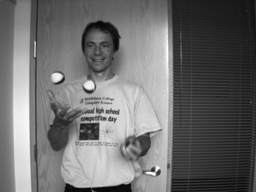
#> input picture Codes/Digital_Video/other-data-gray/Beanbags/frame10.png, 256 x 192 px, shrunk from 640 x 480 before the run
$ jupyter execute Block_Matching_basic.ipynb
#> lines starting #> are read from the running program, lines starting #| are printed output that depends on the picture; after the words box and inside, x2 and y2 are one past the last pixel; in counts of white or black regions, pixels touching at a corner belong together; long printed decimals are rounded
[cell 1]
from abc import ABC, abstractmethod
import itertools
import os
import cv2
import numpy as np
import matplotlib.pyplot as plt
from sklearn import metrics
import time

# 1. Block Motion Estimation

- Full Search Block Motion Estimation agorithm for motion estimation betweeen two consecutive frames. Block size is 16x16, search range is 48x48.
- Test accuracy on middlebury flow dataset

[cell 2]
class BlockMatching(ABC):
    @abstractmethod
    def brute_estimate_motion(self):
        pass

class BME(BlockMatching):
    def __init__(self, block_size, search_range, input_frame, target_frame) -> None:
        """
        :paras
                block_size(int): size of the block
                search_range(int): search range for the block
                input_frame(numpy array): input frame
                target_frame(numpy array): target frame
        """
        self.block_size = block_size
        self.search_range = search_range
        self.input_frame = input_frame
        self.target_frame = target_frame
        self.blocks = None
        self.mv = None
        self.amplitude = None

    #Full Search Algorithm
    def brute_estimate_motion(self):
        """
        :return
                frame(numpy array): frame with motion vectors
        """
        shape = self.input_frame.shape
        #get the blocks' coordinates in the frame
        self.get_blocks()
        #initialize the motion vector and amplitude
        self.mv = [(0,0)]*(len(self.blocks))
        self.amplitude = np.zeros(len(self.blocks))

        """
        run the block matching algorithm/searching
        """
        #searching the block in whole target frame
        for count,block in enumerate(self.blocks):
            #getting the actual block from coordinates
            block_i = self.input_frame[block[0]:block[0]+self.block_size, block[1]:block[1]+self.block_size]

            #define the frame difference
            frame_difference_min = 1000000

            for i in range(-self.search_range, self.search_range+1):
                for j in range(-self.search_range, self.search_range+1):

                    #check if the block is in the frame
                    if not (block[0]+i >= 0 and block[0]+i+self.block_size <= shape[0] and block[1]+j >= 0 and block[1]+j+self.block_size <= shape[1]):
                        continue

                    #new coordinates
                    x = block[0]+i
                    y = block[1]+j

                    #corresponding block in the target frame
                    target_block = self.target_frame[x:x+self.block_size, y:y+self.block_size]

                    #skip if the block is not of same size
                    if target_block.shape != block_i.shape:
                        continue

                    #calculate the frame difference
                    frame_difference = np.sum((block_i - target_block)**2) #MSE
                    if frame_difference < frame_difference_min:
                        #direction
                        self.mv[count] = (i,j)
                        #amplitude
                        self.amplitude[count] = np.sqrt(i**2 + j**2)
                        frame_difference_min = frame_difference

        #save and plot the motion vectors
        return self.get_frame(), self.draw_motionvectors()

    def logarithmic_search(self):
        """
        :return
                frame(numpy array): frame with motion vectors
        """

        shape = self.input_frame.shape
        #get the blocks' coordinates in the frame
        self.get_blocks()
        #initialize the motion vector and amplitude
        self.mv = [(0,0)]*(len(self.blocks))
        self.amplitude = np.zeros(len(self.blocks))

        """
        run the logarithmic block matching algorithm
        """
        #searching the block in whole target fram
        for count,block in enumerate(self.blocks):
            #getting the actual block from coordinates
            block_i = self.input_frame[block[0]:block[0]+self.block_size, block[1]:block[1]+self.block_size]
            #center of the block
            center_coords= (block[0]+self.block_size//2,block[1]+self.block_size//2)

            #initial search locations
            arm_length = np.ceil((self.search_range//2 )/2)
            five_searchlocations = [(center_coords[0],center_coords[1]),
                                    (center_coords[0]+arm_length, center_coords[1]),
                                    (center_coords[0], center_coords[1]+arm_length),
                                    (center_coords[0]-arm_length, center_coords[1]),
                                    (center_coords[0], center_coords[1]-arm_length)
                                    ]

            track_coords_loss = {}
            #define the frame difference
            frame_difference_min = 1000000

            #iteratively search for the block with minimum frame difference
            while True:
                frame_difference_temp = [100000]*5
                count_temp = 0
                #check if the block is in the frame
                for i,j in five_searchlocations:
                    i, j = int(i), int(j)
                    count_temp += 1

                    #if coordinate already checked and block size constraint - then skip
                    if (i,j) in track_coords_loss.keys():
                        frame_difference_temp[count_temp-1] = track_coords_loss[(i,j)]
                        continue
                    if not (i >= self.block_size//2 and i+self.block_size//2 <= shape[0] and j >= self.block_size//2  and j+self.block_size//2 <= shape[1]):
                        continue

                    #corresponding block in the target frame
                    target_block = self.target_frame[i-self.block_size//2:i+self.block_size//2, j-self.block_size//2:j+self.block_size//2]

                    #calculate the frame difference
                    frame_difference = np.sum((block_i - target_block)**2) #MSE
                    frame_difference_temp[count_temp-1] = frame_difference
                    #update track_coords_loss
                    track_coords_loss[(i,j)] = frame_difference

                if count_temp == 5:
                    frame_difference_min = np.min(frame_difference_temp)
                    #select the minimum frame difference location
                    min_index = np.argmin(frame_difference_temp)
                    #break if no update in min loss location
                    if frame_difference_min == frame_difference_temp[min_index] and min_index == 0:
                        break
                    #update the center coordinate
                    new_center_coords = five_searchlocations[min_index]
                    #update the arm length
                    arm_length = np.ceil(arm_length/2)
                    #print("arm length", arm_length)
                    if arm_length == 0:
                        print("arm length is zero")
                        break
                    #update the five search locations
                    five_searchlocations = [(new_center_coords[0],new_center_coords[1]),
                                            (new_center_coords[0]+arm_length, new_center_coords[1]),
                                            (new_center_coords[0], new_center_coords[1]+arm_length),
                                            (new_center_coords[0]-arm_length, new_center_coords[1]),
                                            (new_center_coords[0], new_center_coords[1]-arm_length)
                                            ]

            #get the location of minimum frame difference location
            min_index = np.argmin(frame_difference_temp)
            #direction
            self.mv[count] = (int(five_searchlocations[min_index][0]-center_coords[0]),int(five_searchlocations[min_index][1]-center_coords[1]))
            #amplitude
            self.amplitude[count] = np.sqrt((five_searchlocations[min_index][0]-center_coords[0])**2 + (five_searchlocations[min_index][1]-center_coords[1])**2)

        #save and plot the motion vectors
        return self.get_frame(), self.draw_motionvectors()

    #helper function for getting blocks' coordinates in a frame
    def get_blocks(self):
        """
        :return
                blocks(list): list of blocks' coordinates in the frame; top left corner of the block.
        """
        self.blocks = []
        for i in range(0, self.input_frame.shape[0], self.block_size):
            for j in range(0, self.input_frame.shape[1], self.block_size):
                self.blocks.append((i, j))

    #helper function for getting predicted frame from blocks
    def get_frame(self):
        """
        :return
                frame(np.array): predicted frame
        """

        frame = self.input_frame.copy()
        for i, block in enumerate(self.blocks):
            x = block[0]
            y = block[1]

            #original block
            block_ = self.input_frame[x:x+self.block_size, y:y+self.block_size]
            #motion vector
            mv = self.mv[i]
            #new coordinates
            x = x + mv[0]
            y = y + mv[1]

            #new lcoation of block in new frame
            frame[x:x+self.block_size, y:y+self.block_size] = block_

        return frame

    def draw_motionvectors(self):
        """
        :return
                frame(np.array): frame with motion vectors drawn on it
        """
        #draw the motion vectors on the frame
        frame = np.zeros(self.input_frame.shape ,dtype=np.uint8)
        for i, block in enumerate(self.blocks):
            #use center of the block as the starting point of the motion vector
            x = block[0] + self.block_size//2
            y = block[1] + self.block_size//2

            #motion vector
            mv = self.mv[i]

            #draw the motion vectors
            cv2.arrowedLine(frame, (y, x), (y+mv[1], x+mv[0]), (255, 255, 255), 1)

        return frame

#### 1.1 Full Search Block Motion Estimation

[cell 3]
#load the frames
input_frame = cv2.imread('other-data-gray/Beanbags/frame10.png', 0)
#> input_frame is the input picture: shape (192, 256); min 2, max 255, mean 109.1
target_frame = cv2.imread('other-data-gray/Beanbags/frame11.png', 0)
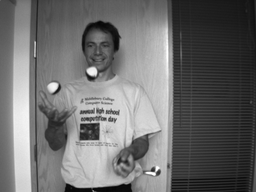
#> input picture Codes/Digital_Video/other-data-gray/Beanbags/frame11.png, 256 x 192 px, shrunk from 640 x 480 before the run
#> target_frame is the input picture: shape (192, 256); min 0, max 255, mean 108.5

#set the parameters
block_size = 16
search_range = 48

#run the block matching algorithm
bme = BME(block_size, search_range, input_frame, target_frame)
time_start = time.time()
predicted_frame, motion_vectors = bme.brute_estimate_motion()
#> after the loop in brute_estimate_motion, `for count,block in enumerate(self.blocks):`: self.amplitude = 192 values, max 51.48 at index 102, min 0 at index 0, mean 2.62; self.mv = 192 pairs, first value -32 to 47, second value -30 to 46
#> the loop in get_frame, `for i, block in enumerate(self.blocks):` made 192 passes
#> (mv, x, y) on passes 2 to 4: ((0, 0), 0, 16), ((0, 0), 0, 32), ((0, 0), 0, 48)
#> after the loop in get_frame, `for i, block in enumerate(self.blocks):`:
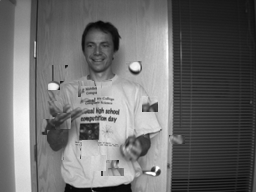
#> frame: shape (192, 256); 16.8% of pixels changed, all inside (x1, y1, x2, y2) = (0, 0, 223, 176)
#> in draw_motionvectors, `frame = np.zeros(self.input_frame.shape ,dtype=np.uint8)`: frame: shape (192, 256); every value is 0
#> the loop in draw_motionvectors, `for i, block in enumerate(self.blocks):` made 192 passes
#> mv on passes 1 to 3: (0, 0), (0, 0), (0, 0)
#> after the loop in draw_motionvectors, `for i, block in enumerate(self.blocks):`:
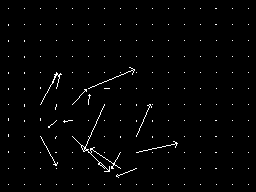
#> frame: shape (192, 256); 1.5% white in thin lines or dots, all inside (x1, y1, x2, y2) = (8, 8, 249, 185)
time_end = time.time()
print("time cost", time_end-time_start)

#plot the results
plt.figure(figsize=(15,15))
plt.subplot(1,3,1)
plt.imshow(input_frame, cmap='gray')
plt.title('Input Frame')
plt.subplot(1,3,2)
plt.imshow(predicted_frame, cmap='gray')
plt.title('Predicted Frame')
plt.subplot(1,3,3)
plt.imshow(motion_vectors, cmap='gray')
plt.title('Motion Vectors')
plt.show()
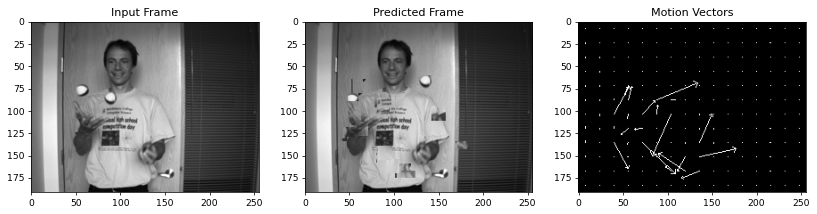
#> figure drawn by matplotlib, 3 panels

#accuracy based on ground truth frame
ground_truth = cv2.imread('./other-gt-interp-gray/Beanbags/frame10i11.png', 0)
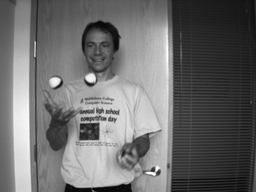
#> input picture Codes/Digital_Video/other-gt-interp-gray/Beanbags/frame10i11.png, 256 x 192 px, shrunk from 640 x 480 before the run
#> ground_truth is the input picture: shape (192, 256); min 0, max 255, mean 108.5
print("accuracy", metrics.accuracy_score(ground_truth.flatten(), input_frame.flatten()))
#| accuracy 0.2899

## 2. Logarithmic search. Follow same parametere as above.

For the given image pair with resolution of (480, 640), time taken by full search algorithm is 37.112 seconds and logarithmic search algorithm is 0.0446 seconds.

[cell 4]
#load the frames
input_frame = cv2.imread('other-data-gray/Beanbags/frame10.png', 0)
target_frame = cv2.imread('other-data-gray/Beanbags/frame11.png', 0)
#input_frame = cv2.imread('frame10.png', 0)
#target_frame = cv2.imread('frame11.png', 0)

#set the parameters
block_size = 16
search_range = 48

#run the block matching algorithm
bme = BME(block_size, search_range, input_frame, target_frame)
time_start = time.time()
predicted_frame, motion_vectors = bme.logarithmic_search()
#> after the loop in get_frame (call 2), `for i, block in enumerate(self.blocks):`:
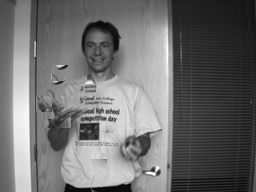
#> frame: shape (192, 256); 3.51% of pixels changed, all inside (x1, y1, x2, y2) = (36, 65, 107, 175)
#> after the loop in draw_motionvectors (call 2), `for i, block in enumerate(self.blocks):`:
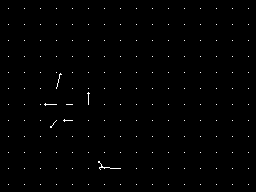
#> frame: shape (192, 256); 0.6% white in thin lines or dots, all inside (x1, y1, x2, y2) = (8, 8, 249, 185)
time_end = time.time()
print("time cost", time_end-time_start)

#plot the results
plt.figure(figsize=(15,15))
plt.subplot(1,3,1)
plt.imshow(input_frame, cmap='gray')
plt.title('Input Frame')
plt.subplot(1,3,2)
plt.imshow(predicted_frame, cmap='gray')
plt.title('Predicted Frame')
plt.subplot(1,3,3)
plt.imshow(motion_vectors, cmap='gray')
plt.title('Motion Vectors')
plt.show()

#accuracy based on ground truth frame
ground_truth = cv2.imread('./other-gt-interp-gray/Beanbags/frame10i11.png', 0)
print("accuracy", metrics.accuracy_score(ground_truth.flatten(), input_frame.flatten()))
#| accuracy 0.2899

### 2.2. Compare the number of computation in two approaches.

As shown below, the number of computation in logarithmic search is much less than full search. To be exact, in full search the number of computation is more than $1e8$, while in logarithmic search the number of computation is less than $1e6$. Shown below is the comparison of the number of computation in two approaches, Which shows 76 times lesser computation in Logarithmic search for the above used frames.

[cell 5]
#calculate the number of computation steps in both algorithms here
def count_steps_brute(block_size, search_range, input_frame):
    num_blocks = (input_frame.shape[0] // block_size) * (input_frame.shape[1] // block_size)
    num_search_locations = search_range ** 2
    num_steps = num_blocks * num_search_locations * (block_size ** 2)
    return num_steps


def count_steps_logarithmic(block_size, search_range, input_frame):
    num_blocks = (input_frame.shape[0] // block_size) * (input_frame.shape[1] // block_size)
    num_iterations = int(np.log2(search_range)) + 1
    num_steps = num_blocks * num_iterations * 5 * (block_size ** 2)
    return num_steps

#input_frame = np.random.rand(480, 640)
block_size = 16
search_range = 48

num_steps_brute = count_steps_brute(block_size, search_range, input_frame)
num_steps_logarithmic = count_steps_logarithmic(block_size, search_range, input_frame)

print(f"shape of the frame: {input_frame.shape}")
#| shape of the frame: (192, 256)
print(f"Number of steps for brute force: {num_steps_brute}")
#| Number of steps for brute force: 113246208
print(f"Number of steps for logarithmic search: {num_steps_logarithmic}")
#| Number of steps for logarithmic search: 1474560
